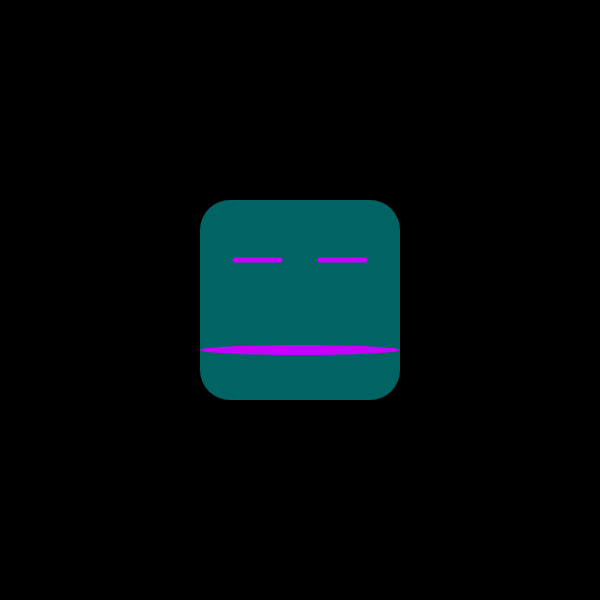
Frame 1 (no input)
Frame 60 (no input): identical to frame 1, image omitted
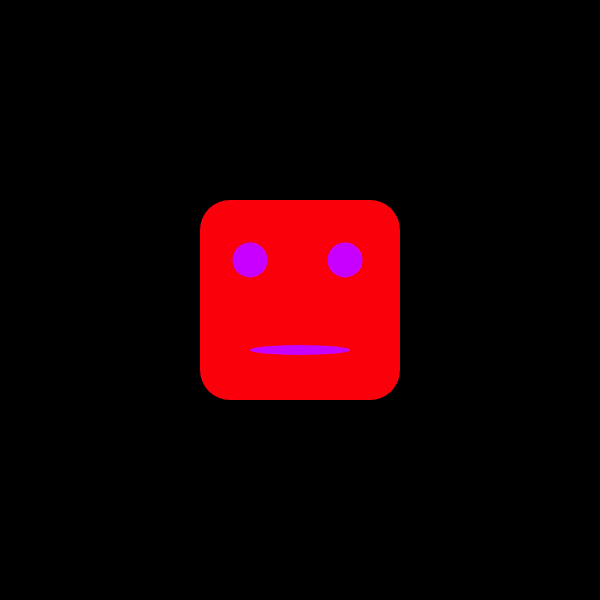
Frame 120 (the mouse pressed at the canvas centre since frame 60)

The p5.js sketch that drew these frames (run headless with seeded random() and noise() and a simulated clock; from frame 60 on, the mouse is pressed at the canvas centre):

// p5.js sketch
// ── sketch.js
var mouth = 0;
var eyesOpen = false;


function setup() {
     createCanvas(600, 600);
     rectMode(CENTER);
}

function eyes() {
     strokeWeight(5);
     stroke(200, 0, 255);
     if (eyesOpen) {
          ellipse(250, 260, 30, 30);
          ellipse(345, 260, 30, 30);
     } else {
          line(235, 260, 280, 260);
          line(320, 260, 365, 260);
     }




}

function draw() {

     mouth = map(mouseX, 0, 600, 200, 0);

     background(0);

     // Main Head Component
     fill(0, 100, 100);
     if (mouseX >= 200 && mouseX <= 400 && mouseY >= 200 && mouseY <= 400) {
          fill(0, 150, 150)
     }
     if (mouseIsPressed) {
          if (mouseX >= 200 && mouseX <= 400 && mouseY >= 200 && mouseY <= 400) {
               fill(250, 0, 10);
               eyesOpen = true;
          }
     } else {
          eyesOpen = false;
     }
     noStroke();
     rect(300, 300, 200, 200, 30);



     fill(200, 0, 255);
     ellipse(300, 350, mouth, 10);

     eyes();

}
